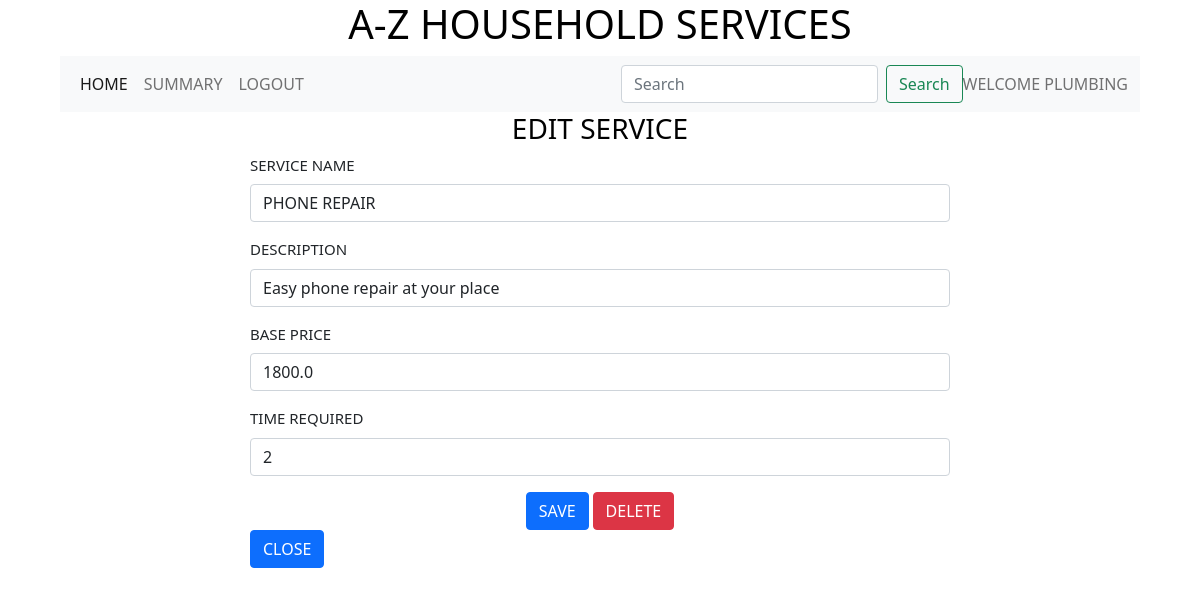
Before: /edit_service/3/PLUMBING with the older database file.
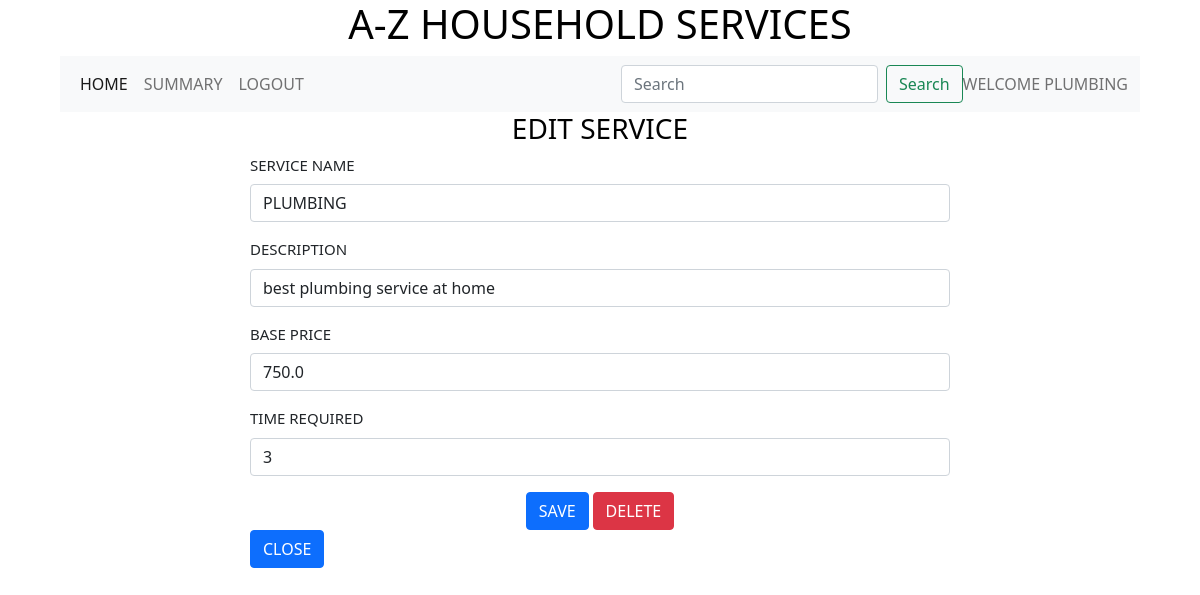
After: the same page with the newer database file.
### backend/models.py (models this page shows)
class Service(db.Model):
    __tablename__ ="service"
    id = db.Column(db.Integer,primary_key=True)
    name = db.Column(db.String)
    description = db.Column(db.String)
    base_price = db.Column(db.Float)
    time_required = db.Column(db.Integer)
    service_requests = db.relationship("Service_request",cascade="all,delete",backref="service",lazy = True)
    professionals = db.relationship("Professional",cascade="all,delete",backref="service",lazy = True)
    service_pic_url = db.Column(db.String,nullable=True,default="None")

### backend/controllers.py (the view, shortened to what this page needs)
@app.route("/edit_service/<id>/<name>" ,methods = ["GET","POST"])
def edit_service(id,name):
    service = get_service(id)
    return render_template("edit_service.html",service=service,name=name)

### backend/controllers.py (called while the page is built)
def get_service(id):
    service = Service.query.filter_by(id=id).first()
    return service

### templates/edit_service.html (shortened to what this page needs)
{%extends "admin_layout.html"%}
{%block content%}
            {%if service%}
                <div class ="center"><h3>EDIT SERVICE</h3></div>
                <form action ="/edit_service/{{service.id}}/{{name}}" method ="POST">
                    <div class = "input_form1">
                        <div class="mb-3">
                            <label for="name" class="form-label">SERVICE NAME</label>
                            <input type="text" class="form-control" name ="name" id="name" value = "{{service.name}}">
                        </div>
                        <div class="mb-3">
                            <label for="description" class="form-label">DESCRIPTION</label>
                            <input type="text" class="form-control" name ="description" id="description" value = "{{service.description}}">
                        </div>
                        <div class="mb-3">
                            <label for="base_price" class="form-label">BASE PRICE</label>
                            <input type="number" class="form-control" name ="base_price" id="base_price" value = "{{service.base_price}}">
                        </div>
                        <div class="mb-3">
                            <label for="time_required" class="form-label">TIME REQUIRED</label>
                            <input type="number" class="form-control" name ="time_required" id="time_required" value = "{{service.time_required}}">
                        </div>
                        <div class="mb-3">
                            <div class ="center"><button type="submit" class="btn btn-primary">SAVE</button>
                            <a href="/delete_service/{{service.id}}/{{name}}" type="button" class="btn btn-danger">DELETE</a></div>
                            <a href="/admin/{{name}}" type="button" class="btn btn-primary">CLOSE</a></div>
                        </div>
                    </div>
            {%endif%}
{%endblock%}

### templates/admin_layout.html (shortened to what this page needs)
<!DOCTYPE html>
<html>
    <head>
        <link rel ="stylesheet" href="/static/styles/main.css">
        <link href ="https://cdn.jsdelivr.net/npm/bootstrap@5.0.2/dist/css/bootstrap.min.css" rel="stylesheet">
    </head>
    <body>
        <div class = "my_container">
            <div class ="center"><h1>A-Z HOUSEHOLD SERVICES</h1></div>
            <div class ="my_panel">
                <nav class="navbar navbar-expand-lg navbar-light bg-light">
                    <div class="container-fluid">
                      <div class="collapse navbar-collapse" id="navbarText">
                        <ul class="navbar-nav me-auto mb-2 mb-lg-0">
                          <li class="nav-item">
                            <a class="nav-link active" aria-current="page" href="/admin/{{name}}">HOME</a>
                          </li>
                          <li class="nav-item">
                            <a class="nav-link" href="/admin_summary/{{name}}">SUMMARY</a>
                          </li>
                          <li class="nav-item">
                            <a class="nav-link" href="/login">LOGOUT</a>
                          </li>
                        </ul>
                        <form class="d-flex" method ="POST" action="/search_ad/{{name}}">
                          <input class="form-control me-2" type="search" placeholder="Search" aria-label="Search" name ="search_txt" id ="search_txt">
                          <button class="btn btn-outline-success" type="submit">Search</button>
                        </form>
                        <span class="navbar-text">
                          WELCOME {{name}}
                        </span>
                      </div>
                    </div>
                </nav>
                  {%block content%}{%endblock%}
            </div>
    </body>
</html>

Changed rows visible on the page:
changed Service: name (not shown) → "PLUMBING"; name "PHONE REPAIR" → "PLUMBING"; description "Easy phone repair at your place" → "best plumbing service at home"; base_price "1800.0" → "750.0"; time_required "2" → "3"
Other visible differences:
{{ name }}: "PLUMBING" → (not shown)
